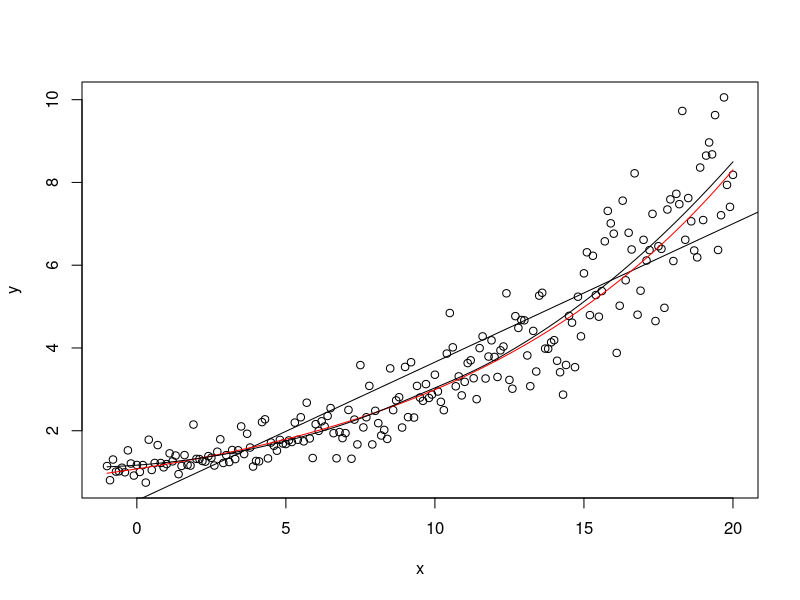
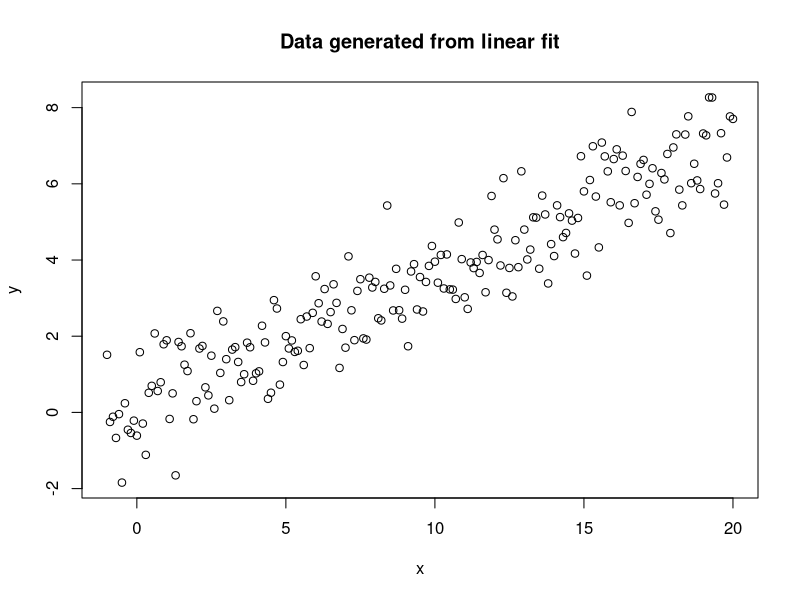
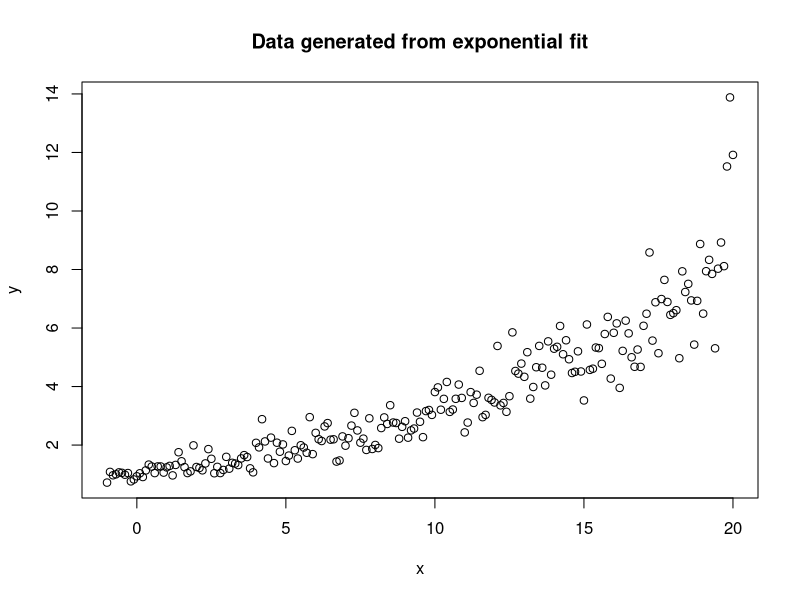

Recreate these plots in R, in order. (Note: this script raises an error after producing the figures.)
x <- seq(-1, 20, 0.1)
y <- exp(0.1 + 0.1 * x + rnorm(length(x), 0, 0.2))

plot(x, y)
fit  <- lm(y ~ x)
abline(fit)

fit_actual <- lm(log(y) ~ x)
points(x, exp(fit_actual$fitted.values), type = "l", col = "red")

lines(spline(x, predict(loess(y ~ x, span = 0.75, family = "gaussian"))))

names(fit)
names(summary(fit))

plot(
    x,
    predict(fit) + rnorm(length(x), 0, summary(fit)$sigma^2),
    ylab = "y",
    main = "Data generated from linear fit"
)

plot(
    x,
    exp(predict(fit_actual) + rnorm(length(x), 0, summary(fit_actual)$sigma)),
    ylab = "y",
    main = "Data generated from exponential fit"
)

mux <- 180
muy <- 180
sx <- 8
sy <- 8
r <- 0.4

x <- seq(150, 200, length = 50)
y <- x
cov_mat <-
  matrix(
    c(sx^2, r * sx * sy,
      r * sx * sy, sy^2),
    nrow = 2
)
pxy <- function(x, y) {
    zx <- (x - mux) / sx
    zy <- (y - muy) / sy
    volume <- 2 * pi * sx * sy * sqrt(1 - r^2)
    kernel <- exp(-.5 * (zx^2 + zy^2 - 2 * r * zx * zy) / (1 - r^2))
    kernel / volume
}
density <- outer(x, y, pxy)
data <- MASS::mvrnorm(n = 10000, mu, cov_mat)
plot(data,
    pch = ".", xlab = "Parent's Height (cm)",
    ylab = "Child's Height (cm)"
)
contour(
  x = x,
  y = y,
  z = density,
  nlevels = 5,
  lwd = 1.6,
  add = TRUE,
  drawlabels = FALSE
)

persp(
    x,
    y,
    density,
    theta = 10, phi = 20, r = 50, d = 0.5, expand = 0.5,
    ticktype = "detailed",
    xlab = "\nX=Parent's Height (cm)", ylab = "\nY=Child's Height (cm)",
    zlab = "\n\np(x,y)", cex.axis = 0.7, cex.lab = 0.7
)

x <- 160:200
y <- x
y_rho <- (muy - r * mux) + r * x
plot(x, y,
    type = "l",
    xlab = "Parent's Height",
    ylab = "Child's Height"
)
points(x, y_rho, type = "l", lty = 2)
abline(h = 180, lty = 3)
arrows(200, 200, 200, 190.5)
arrows(160, 160.5, 160, 168)

muy <- 170
x <- 150:190
y <- x
y_rho <- (muy - r * mux) + r * x
plot(x, y,
     type = "l",
     xlab = "Parent's Height",
     ylab = "Child's Height"
)
points(x, y_rho, type = "l", lty = 2)
abline(h = 170, lty = 3)
arrows(190, 190, 190, 180.5)
arrows(150, 150.5, 150, 155)

muy <- 190
x <- 170:210
y <- x
y_rho <- (muy - r * mux) + r * x
plot(x, y,
    type = "l",
    xlab = "Parent's Height",
    ylab = "Child's Height"
)
points(x, y_rho, type = "l", lty = 2)
abline(h = 190, lty = 3)
arrows(210, 210, 210, 205)
arrows(170, 170.5, 170, 178)

